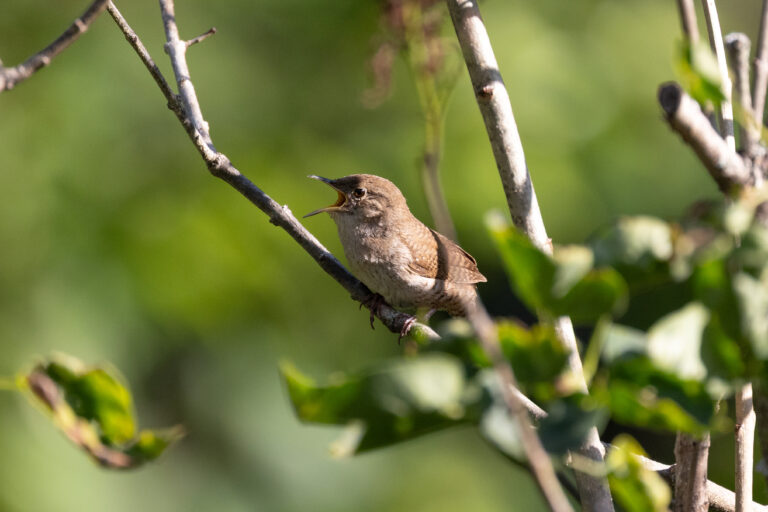
#> input picture Images/small_bird.jpg, 768 x 512 px, found by its file name
$ python 1_resize.py
#> lines starting #> are read from the running program, lines starting #| are printed output that depends on the picture
import cv2

image = cv2.imread(r"Images\small_bird.jpg")
#> image is the input picture: shape (512, 768, 3); mean B, G, R 66, 122.7, 114.8

if image is None:
    print("Image Not Loaded")
else:
    resized = cv2.resize(image, (300,300))
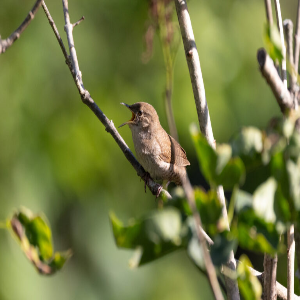
#> resized: shape (300, 300, 3); mean B, G, R 65.9, 122.6, 114.7

    cv2.imshow("Original Image: ", image)
    cv2.imshow("Resized Image: ", resized)

    cv2.waitKey(0)
    cv2.destroyAllWindows()

$ run again, with Images/Nature.jpg copied over Images/small_bird.jpg
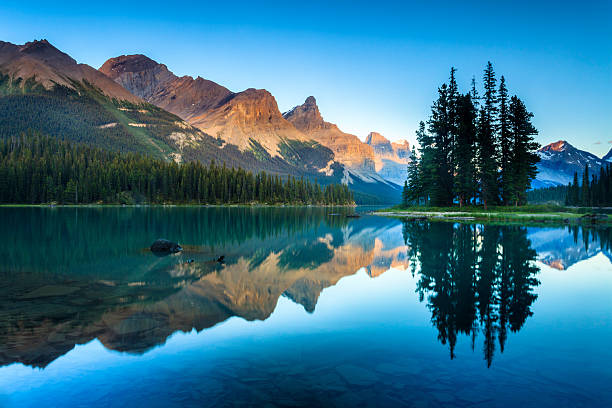
#> input picture Images/Nature.jpg, 612 x 408 px, found by its file name
#> image is the input picture: shape (408, 612, 3); mean B, G, R 137.1, 112.6, 54.6
#> `resized = cv2.resize(image, (300,300))`:
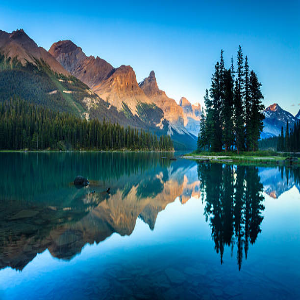
#> resized: shape (300, 300, 3); mean B, G, R 137, 112.4, 54.6

$ run again, with Images/Noisy.jpg copied over Images/small_bird.jpg
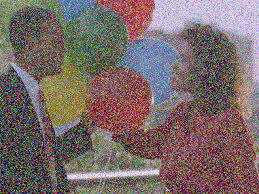
#> input picture Images/Noisy.jpg, 259 x 194 px, found by its file name
#> image is the input picture: shape (194, 259, 3); mean B, G, R 104.9, 106.1, 121.2
#> `resized = cv2.resize(image, (300,300))`:
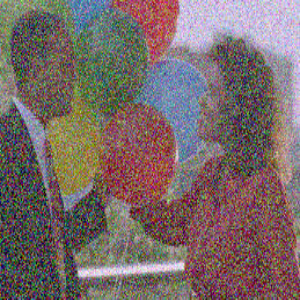
#> resized: shape (300, 300, 3); mean B, G, R 104.8, 106, 121
